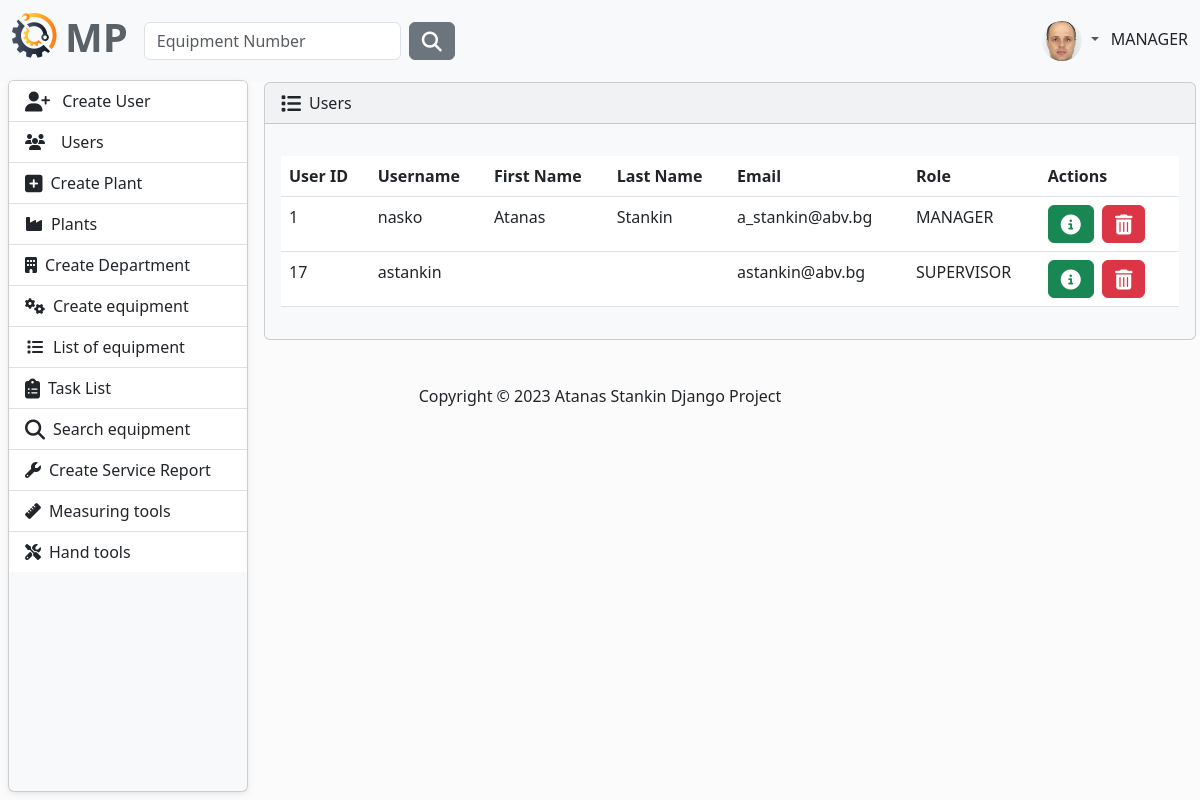
The page /user/list/ (signed in) on the database as committed earlier.
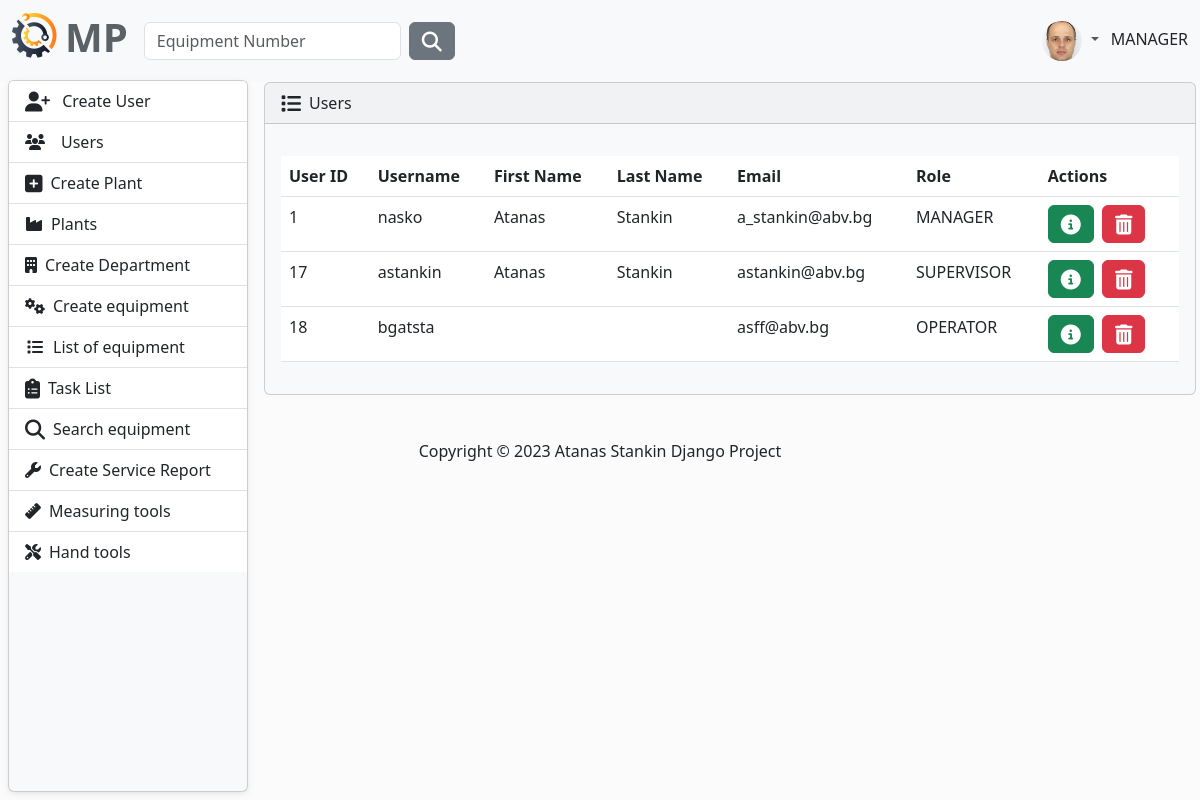
The same page on the database as committed later.
### MaintenancePlanner/accounts/models.py (models this page shows, shortened)
class AppUser(AbstractUser, PermissionsMixin):
    first_name = models.CharField(
        max_length=30,
        validators=[
            MinLengthValidator(2),
            user_name_validator,
        ]
    )
    last_name = models.CharField(
        max_length=30,
        validators=[
            MinLengthValidator(2),
            user_name_validator,
        ]
    )
    email = models.EmailField(unique=True)
    class Role(models.TextChoices):
        MANAGER = "MANAGER", 'Manager'
        SUPERVISOR = "SUPERVISOR", 'Supervisor'
        OPERATOR = "OPERATOR", 'Operator'
    role = models.CharField(max_length=50, choices=Role.choices)
    @property
    def full_name(self):
        return f'{self.first_name} {self.last_name}'

class Profile(models.Model):
    user = models.OneToOneField(AppUser, on_delete=models.CASCADE)
    image = models.ImageField(
        default='images/default.jpg',
        null=True,
        blank=True,
        upload_to='images/'
    )

### MaintenancePlanner/accounts/views.py (the view)
# urls.py: path('list/', ListUsers.as_view(), name='users-list'),
class ListUsers(LoginRequiredMixin, AllowedUsersMixin, ListView):
    allowed_roles = ['MANAGER', 'SUPERVISOR']
    model = AppUser
    template_name = 'users-list.html'
    context_object_name = 'users'

### MaintenancePlanner/accounts/mixins.py (called while the page is built)
    def dispatch(self, request, *args, **kwargs):
        if request.user.role in self.allowed_roles:
            return super().dispatch(request, *args, **kwargs)
        else:
            return redirect('home-page')

### MaintenancePlanner/accounts/templates/users-list.html (shortened to what this page needs)
{% extends "base.html" %}
{% block content %}
    <article>
        <div class="card bg-light ms-1 me-4 mb-4 mt-0">
            <div class="card-header">
                <i class="fa-solid fa-list fa-lg me-2"></i>Users
            </div>
            <div class="card-body">
                <p class="card-text">
                <div class="table-responsive">
                    <table class="table table-hover">
                        <thead>
                        <tr>
                            <th scope="col">User ID</th>
                            <th scope="col">Username</th>
                            <th scope="col">First Name</th>
                            <th scope="col">Last Name</th>
                            <th scope="col">Email</th>
                            <th scope="col">Role</th>
                            <th scope="col">Actions</th>
                        </tr>
                        </thead>
                        <tbody>
                        {% for user in  users %}
                            <tr>
                                <td>{{ user.id }}</td>
                                <td>{{ user.username }}</td>
                                <td>{{ user.first_name }}</td>
                                <td>{{ user.last_name }}</td>
                                <td>{{ user.email }}</td>
                                <td>{{ user.role }}</td>
                                <td>
                                    <button type="button" class="btn btn-success me-1"
                                            href="#" data-bs-toggle="modal"
                                            data-bs-target="#myModal{{ user.id }}">
                                        <i class="fa-solid fa-circle-info fa-lg"></i>
                                    </button>
                                    {% include 'partials/modal-profile-info.html' %}
                                    <button type="button" class="btn btn-danger me-1"
                                            href="#"
                                            data-bs-toggle="modal"
                                            data-bs-target="#myModal2{{ user.id }}">
                                        <i class="fa-solid fa-trash-can fa-lg"></i>
                                    </button>
                        {% endfor %}
                </div>
    </article>
{% endblock %}

### templates/partials/navbar.html (shortened to what this page needs)
{% load static %}
<nav class="navbar navbar-expand-lg bg-light" data-bs-theme="light">
    <div class="container-fluid">
        <a class="navbar-brand" href="{% url 'home-page' %}">
            <ul class="navbar-nav ms-auto d-flex flex-row">
                <li><img class="logo me-2" src="{% static 'img/logo.png' %}" alt="logo"></li>
                <li><h1 style="color: #5a6268; font-weight: bold">MP</h1></li>
            </ul>
        </a>
        <div class="collapse navbar-collapse" id="navbarColor01">
            {% if user.is_authenticated %}
                <form class="d-flex" method=POST action="{% url 'search-equipment' %}">
                    <input class="form-control me-sm-2" type="search" placeholder="Equipment Number"
                           name="number">
                    <button class="btn btn-secondary my-2 my-sm-0" type="submit"><i
                            class="fa-solid fa-magnifying-glass fa-lg"></i></button>
                </form>
            {% endif %}
            <ul class="navbar-nav ms-auto d-flex flex-row">
                {% if not request.user.is_authenticated %}
                    <li class="nav-item">
                        <a class="nav-link" href="{% url 'login' %}"><i
                                class="fa-solid fa-right-to-bracket fa-lg me-2"></i>Sig In
                        </a>
                    </li>
                {% else %}
                    <li class="nav-item dropdown">
                        <div class="btn-group dropdown">
                            <a class="nav-link dropdown-toggle" data-bs-toggle="dropdown" href="#" role="button"
                               aria-haspopup="true" aria-expanded="false">
                                {% if user.profile.image %}
                                    <img src="{{ user.profile.image.url }}" class="rounded-circle" height="40"
                                         loading="lazy"/>
                                {% else %}
                                    <img src="{% static 'img/profile-img.png' %}" class="rounded-circle" height="40"
                                         loading="lazy"/>
                                {% endif %}
                            </a>
                        </div>
                        {{ request.user.role }}
                    </li>
                {% endif %}
            </ul>
        </div>
    </div>
</nav>

Rows that differ between the two databases and show on the page:
changed AppUser "astankin": first_name (not shown) → "Atanas"; last_name (not shown) → "Stankin"
added AppUser: id "18", username "bgatsta", email "asff@abv.bg", role "OPERATOR"
